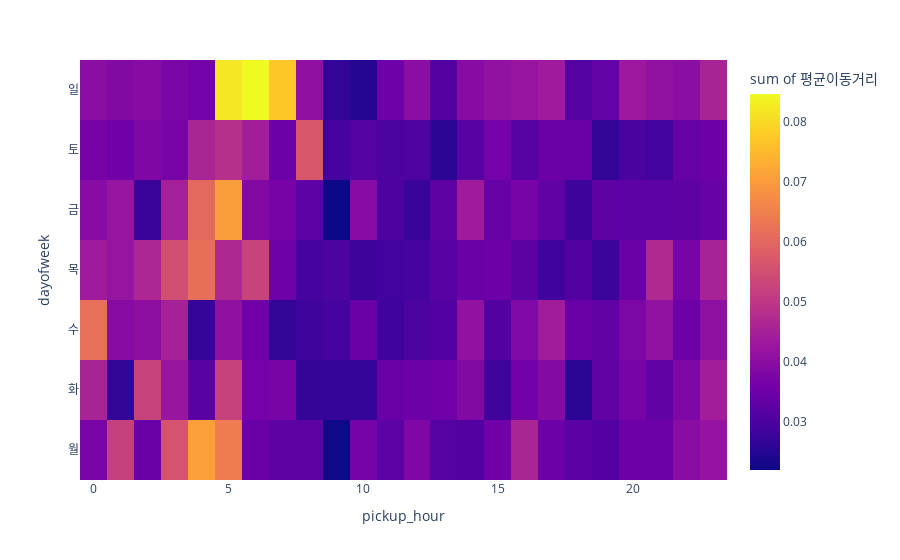

Notebook source saved alongside this figure:
### Code cell
fig2=px.density_heatmap(
    data_frame=tidydata2,
    x='pickup_hour',
    y='dayofweek',
    z='평균이동거리',
    nbinsx=24,
    nbinsy=7,
    height=300
)


# y축 숫자를 한글로 변경
day_of_week_mapping = {0: '월', 1: '화', 2: '수', 3: '목', 4: '금', 5: '토', 6: '일'}
fig2.update_yaxes(tickvals=list(day_of_week_mapping.keys()), ticktext=list(day_of_week_mapping.values()))

### Figure 1 — Plotly figure (JSON) as saved in the notebook; plotly's stock layout.template omitted (floating-point values rounded to 4 significant figures; data arrays with more than 128 entries replaced by an {"elided": "..."} marker saying what was removed)
{"data": [{"coloraxis": "coloraxis", "histfunc": "sum", "hovertemplate": "pickup_hour=%{x}<br>dayofweek=%{y}<br>sum of 평균이동거리=%{z}<extra></extra>", "name": "", "nbinsx": 24, "nbinsy": 7, "type": "histogram2d", "x": {"elided": "168 int values"}, "xaxis": "x", "xbingroup": "x", "y": {"elided": "168 int values"}, "yaxis": "y", "ybingroup": "y", "z": {"elided": "168 float values"}}], "layout": {"autosize": true, "coloraxis": {"colorbar": {"title": {"text": "sum of 평균이동거리"}}, "colorscale": [[0, "#0d0887"], [0.1111, "#46039f"], [0.2222, "#7201a8"], [0.3333, "#9c179e"], [0.4444, "#bd3786"], [0.5556, "#d8576b"], [0.6667, "#ed7953"], [0.7778, "#fb9f3a"], [0.8889, "#fdca26"], [1, "#f0f921"]]}, "legend": {"tracegroupgap": 0}, "margin": {"t": 60}, "xaxis": {"anchor": "y", "autorange": true, "domain": [0, 1], "range": [-0.5, 23.5], "title": {"text": "pickup_hour"}, "type": "linear"}, "yaxis": {"anchor": "x", "autorange": true, "domain": [0, 1], "range": [-0.5, 6.5], "ticktext": ["월", "화", "수", "목", "금", "토", "일"], "tickvals": [0, 1, 2, 3, 4, 5, 6], "title": {"text": "dayofweek"}, "type": "linear"}}}
